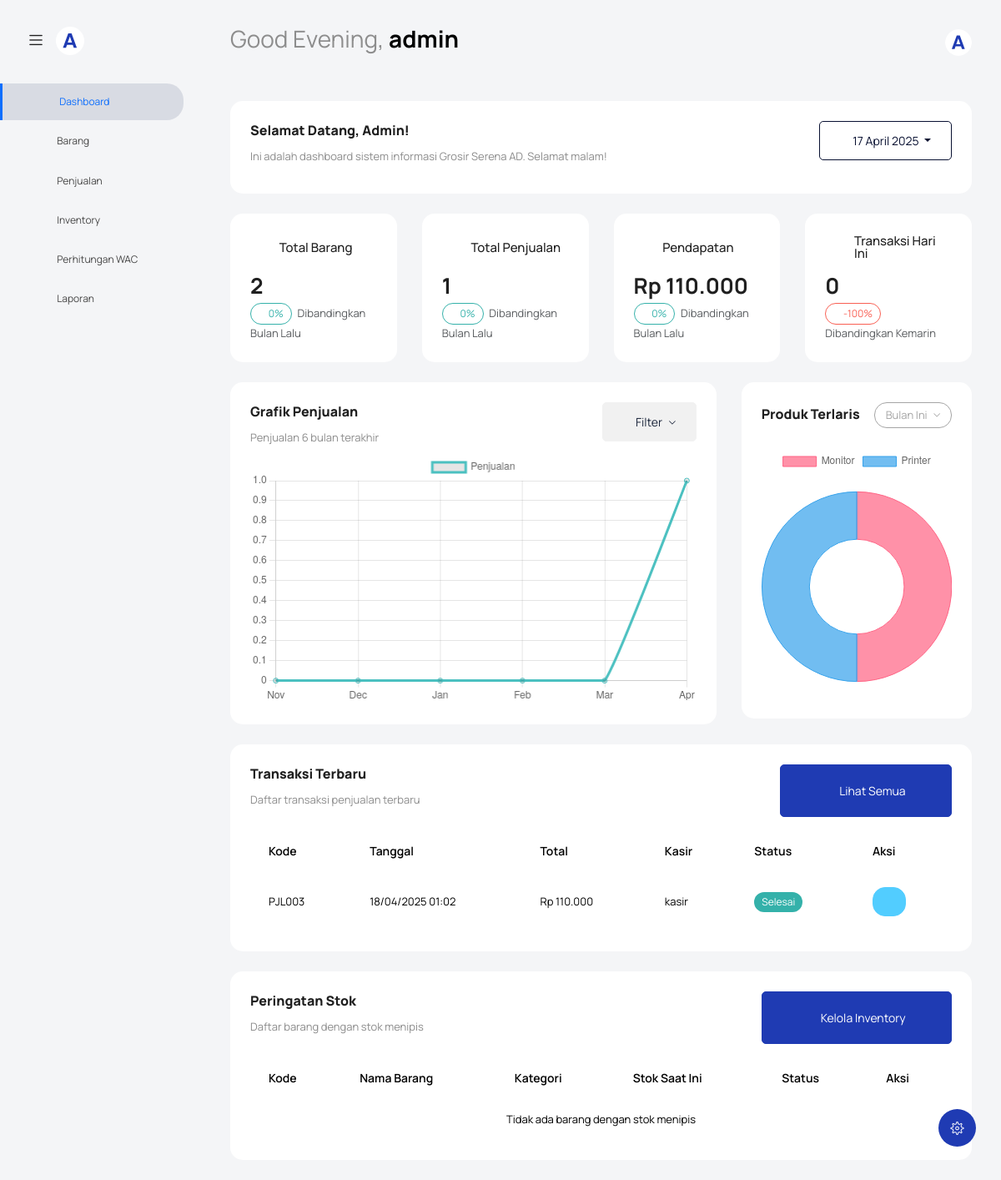
Page /index.php?page=dashboard (signed in) on the committed database.
### tables this page shows
CREATE TABLE `penjualan` (
  `id_penjualan` int NOT NULL,
  `kode_penjualan` varchar(20) NOT NULL,
  `tanggal` datetime DEFAULT CURRENT_TIMESTAMP,
  `subtotal` decimal(12,2) NOT NULL DEFAULT '0.00',
  `total_harga` decimal(12,2) NOT NULL DEFAULT '0.00',
  `nominal_bayar` decimal(12,2) NOT NULL DEFAULT '0.00',
  `kembalian` decimal(12,2) NOT NULL DEFAULT '0.00',
  `id_users` int NOT NULL
);

CREATE TABLE `users` (
  `id_users` int NOT NULL,
  `username` varchar(50) NOT NULL,
  `email` varchar(100) NOT NULL,
  `password` varchar(255) NOT NULL,
  `level` enum('admin','pimpinan','gudang','kasir') NOT NULL,
  `created_at` timestamp NULL DEFAULT CURRENT_TIMESTAMP
);

### view/dashboard.php (the view, shortened to what the rows shown need)
<?php include('view/template/header.php'); ?>
<body class="with-welcome-text">
  <div class="container-scroller">
    <?php include 'template/navbar.php'; ?>
    <div class="container-fluid page-body-wrapper">
      <div class="main-panel">
        <div class="content-wrapper">
          <div class="row">
            <?php
            include 'koneksi.php';
            $query_barang = mysqli_query($koneksi, "SELECT COUNT(*) as total FROM barang");
            $total_barang = 0;
            if ($query_barang) {
              $data_barang = mysqli_fetch_assoc($query_barang);
              $total_barang = $data_barang['total'];
            }
            $query_penjualan = mysqli_query($koneksi, "SELECT COUNT(*) as total FROM penjualan");
            $total_penjualan = 0;
            if ($query_penjualan) {
              $data_penjualan = mysqli_fetch_assoc($query_penjualan);
              $total_penjualan = $data_penjualan['total'];
            }
            $query_pendapatan = mysqli_query($koneksi, "SELECT SUM(total_harga) as total FROM penjualan");
            $total_pendapatan = 0;
            if ($query_pendapatan) {
              $data_pendapatan = mysqli_fetch_assoc($query_pendapatan);
              $total_pendapatan = $data_pendapatan['total'] ?: 0;
            }
            $today = date('Y-m-d');
            $query_today = mysqli_query($koneksi, "SELECT COUNT(*) as total FROM penjualan WHERE DATE(tanggal) = '$today'");
            $transaksi_hari_ini = 0;
            if ($query_today) {
              $data_today = mysqli_fetch_assoc($query_today);
              $transaksi_hari_ini = $data_today['total'];
            }
            $last_month = date('Y-m-d', strtotime('-1 month'));
            $query_comparison = mysqli_query($koneksi, "
                SELECT
                    (SELECT COUNT(*) FROM barang WHERE id_barang IN
                        (SELECT id_barang FROM inventory WHERE tanggal >= '$last_month')
                    ) as barang_last_month,
                    (SELECT COUNT(*) FROM penjualan WHERE tanggal >= '$last_month') as penjualan_last_month,
                    (SELECT SUM(total_harga) FROM penjualan WHERE tanggal >= '$last_month') as pendapatan_last_month,
                    (SELECT COUNT(*) FROM penjualan WHERE tanggal >= '$today') as penjualan_yesterday
            ");
            $comp_data = mysqli_fetch_assoc($query_comparison);
            $barang_percent = 0;
            if ($comp_data['barang_last_month'] > 0) {
                $barang_percent = round((($total_barang - $comp_data['barang_last_month']) / $comp_data['barang_last_month']) * 100, 2);
            }
            $penjualan_percent = 0;
            if ($comp_data['penjualan_last_month'] > 0) {
                $penjualan_percent = round((($total_penjualan - $comp_data['penjualan_last_month']) / $comp_data['penjualan_last_month']) * 100, 2);
            }
            $pendapatan_percent = 0;
            if ($comp_data['pendapatan_last_month'] > 0) {
                $pendapatan_percent = round((($total_pendapatan - $comp_data['pendapatan_last_month']) / $comp_data['pendapatan_last_month']) * 100, 2);
            }
            $transaksi_percent = 0;
            if ($comp_data['penjualan_yesterday'] > 0) {
                $transaksi_percent = round((($transaksi_hari_ini - $comp_data['penjualan_yesterday']) / $comp_data['penjualan_yesterday']) * 100, 2);
            }
            $status_cards = [
              [
                'title' => 'Total Barang',
                'value' => $total_barang,
                'icon' => 'mdi-cube-outline',
                'color' => 'primary',
                'percent' => $barang_percent . '%',
                'trend' => $barang_percent >= 0 ? 'up' : 'down',
                'subtitle' => 'Dibandingkan Bulan Lalu'
              ],
              [
                'title' => 'Total Penjualan',
                'value' => $total_penjualan,
                'icon' => 'mdi-cart-outline',
                'color' => 'info',
                'percent' => $penjualan_percent . '%',
                'trend' => $penjualan_percent >= 0 ? 'up' : 'down',
                'subtitle' => 'Dibandingkan Bulan Lalu'
              ],
              [
                'title' => 'Pendapatan',
                'value' => 'Rp ' . number_format($total_pendapatan, 0, ',', '.'),
                'icon' => 'mdi-currency-usd',
                'color' => 'success',
                'percent' => $pendapatan_percent . '%',
                'trend' => $pendapatan_percent >= 0 ? 'up' : 'down',
                'subtitle' => 'Dibandingkan Bulan Lalu'
              ],
              [
                'title' => 'Transaksi Hari Ini',
                'value' => $transaksi_hari_ini,
                'icon' => 'mdi-receipt',
                'color' => 'warning',
                'percent' => $transaksi_percent . '%',
                'trend' => $transaksi_percent >= 0 ? 'up' : 'down',
                'subtitle' => 'Dibandingkan Kemarin'
              ]
            ];
            foreach ($status_cards as $card) {
              echo '<div class="col-sm-6 col-md-6 col-lg-3 mb-4">';
              echo '<div class="card card-rounded">';
              echo '<div class="card-body">';
              echo '<div class="row">';
              echo '<div class="col-12">';
              echo '<h2 class="mb-0 fw-bold">' . $card['value'] . '</h2>';
              echo '</div>';
              echo '</div>';
              echo '</div>';
              echo '</div>';
              echo '</div>';
            }
            ?>
          </div>
          <div class="row">
            <div class="col-12 mb-4">
              <div class="card card-rounded">
                <div class="card-body">
                  <div class="table-responsive mt-3">
                    <table class="table table-hover">
                      <thead>
                        <tr>
                          <th class="border-bottom-0">Kode</th>
                          <th class="border-bottom-0">Tanggal</th>
                          <th class="border-bottom-0">Total</th>
                          <th class="border-bottom-0">Kasir</th>
                          <th class="border-bottom-0">Status</th>
                          <th class="border-bottom-0">Aksi</th>
                        </tr>
                      </thead>
                      <tbody>
                        <?php
                        $query_recent = mysqli_query($koneksi, "
                          SELECT p.*, u.username
                          FROM penjualan p
                          JOIN users u ON p.id_users = u.id_users
                          ORDER BY p.tanggal DESC
                          LIMIT 5
                        ");
                        if ($query_recent && mysqli_num_rows($query_recent) > 0) {
                          while ($row = mysqli_fetch_assoc($query_recent)) {
                            echo '<tr>';
                            echo '<td>' . $row['kode_penjualan'] . '</td>';
                            echo '<td>' . date('d/m/Y H:i', strtotime($row['tanggal'])) . '</td>';
                            echo '<td>Rp ' . number_format($row['total_harga'], 0, ',', '.') . '</td>';
                            echo '<td>' . $row['username'] . '</td>';
                            echo '<td><span class="badge bg-success">Selesai</span></td>';
                            echo '<td>';
                            echo '<a href="index.php?page=detail-penjualan&id=' . $row['id_penjualan'] . '" class="btn btn-sm btn-info text-white"><i class="mdi mdi-eye"></i></a>';
                            echo '</td>';
                            echo '</tr>';
                          }
                        } else {
                          echo '<tr><td colspan="6" class="text-center">Tidak ada data transaksi</td></tr>';
                        }
                        ?>
                      </tbody>
                    </table>
                  </div>
                </div>
              </div>
            </div>
          </div>
          <div class="row">
            <div class="col-12">
              <div class="card card-rounded">
                <div class="card-body">
                  <div class="table-responsive mt-3">
                    <table class="table table-hover">
                      <thead>
                        <tr>
                          <th class="border-bottom-0">Kode</th>
                          <th class="border-bottom-0">Nama Barang</th>
                          <th class="border-bottom-0">Kategori</th>
                          <th class="border-bottom-0">Stok Saat Ini</th>
                          <th class="border-bottom-0">Status</th>
                          <th class="border-bottom-0">Aksi</th>
                        </tr>
                      </thead>
                    </table>
                  </div>
                </div>
              </div>
            </div>
          </div>
        </div>
      </div>
    </div>
  </div>
  <script>
    document.addEventListener('DOMContentLoaded', function() {
      <?php
      $months = [];
      $sales_data = [];
      for($i = 5; $i >= 0; $i--) {
          $month = date('M', strtotime("-$i month"));
          $year_month = date('Y-m', strtotime("-$i month"));
          array_push($months, $month);
          $query_monthly = mysqli_query($koneksi, "
              SELECT COUNT(*) as count
              FROM penjualan
              WHERE DATE_FORMAT(tanggal, '%Y-%m') = '$year_month'
          ");
          if($query_monthly && $monthly_data = mysqli_fetch_assoc($query_monthly)) {
              array_push($sales_data, $monthly_data['count']);
          } else {
              array_push($sales_data, 0);
          }
      }
      $top_products_query = mysqli_query($koneksi, "
          SELECT b.nama_barang, SUM(pd.jumlah) as total_sold
          FROM penjualan_detail pd
          JOIN barang b ON pd.id_barang = b.id_barang
          JOIN penjualan p ON pd.id_penjualan = p.id_penjualan
          WHERE p.tanggal >= DATE_SUB(CURDATE(), INTERVAL 30 DAY)
          GROUP BY pd.id_barang
          ORDER BY total_sold DESC
          LIMIT 4
      ");
      $product_names = [];
      $product_sales = [];
      if($top_products_query) {
          while($product = mysqli_fetch_assoc($top_products_query)) {
              array_push($product_names, $product['nama_barang']);
              array_push($product_sales, $product['total_sold']);
          }
      }
      if(empty($product_names)) {
          $product_names = ['Tidak ada data'];
          $product_sales = [0];
      }
      ?>
      const salesCtx = document.getElementById('salesChart').getContext('2d');
      const salesChart = new Chart(salesCtx, {
        type: 'line',
        data: {
          labels: <?php echo json_encode($months); ?>,
          datasets: [{
            label: 'Penjualan',
            data: <?php echo json_encode($sales_data); ?>,
            fill: false,
            borderColor: 'rgb(75, 192, 192)',
            tension: 0.1
          }]
        },
        options: {
          responsive: true,
          maintainAspectRatio: false,
          scales: {
            y: {
              beginAtZero: true
            }
          }
        }
      });
      const productsCtx = document.getElementById('topProductsChart').getContext('2d');
      const topProductsChart = new Chart(productsCtx, {
        type: 'doughnut',
        data: {
          labels: <?php echo json_encode($product_names); ?>,
          datasets: [{
            label: 'Produk Terlaris',
            data: <?php echo json_encode($product_sales); ?>,
            backgroundColor: [
              'rgba(255, 99, 132, 0.7)',
              'rgba(54, 162, 235, 0.7)',
              'rgba(255, 206, 86, 0.7)',
              'rgba(75, 192, 192, 0.7)'
            ],
            borderColor: [
              'rgba(255, 99, 132, 1)',
              'rgba(54, 162, 235, 1)',
              'rgba(255, 206, 86, 1)',
              'rgba(75, 192, 192, 1)'
            ],
            borderWidth: 1
          }]
        },
        options: {
          responsive: true,
          maintainAspectRatio: false
        }
      });
    });
  </script>
</body>
</html>

### rows in the picture
penjualan: kode_penjualan "PJL003", tanggal "18/04/2025 01:02", total_harga "110.000", id_users.username "kasir"

### other values in the picture
$namaPengguna "admin"
$item['title'] "Dashboard"
$item['title'] "Barang"
$item['title'] "Penjualan"
$item['title'] "Inventory"
$item['title'] "Perhitungan WAC"
$item['title'] "Laporan"
$_SESSION['username'] "Admin"
$card['title'] "Total Barang"
$card['value'] "2"
$card['percent'] "0%"
$card['subtitle'] "Dibandingkan Bulan Lalu"
$card['title'] "Total Penjualan"
$card['value'] "1"
$card['title'] "Pendapatan"
